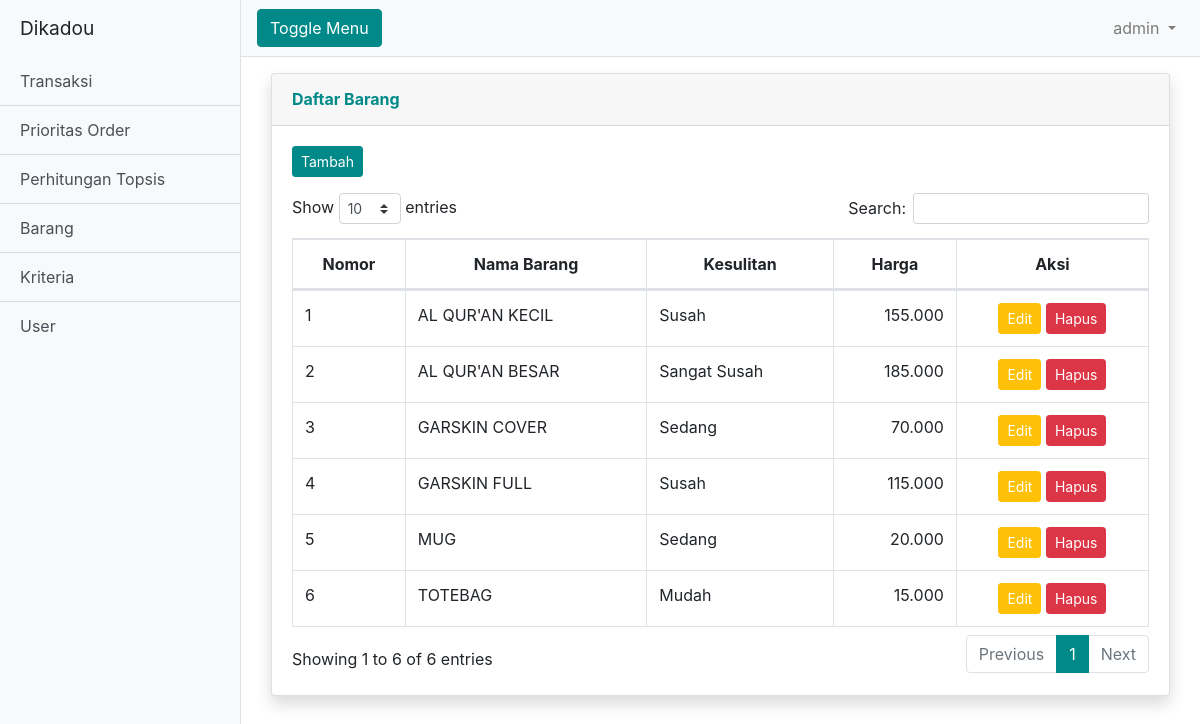
Screenshot of /admin.php?halaman=barang (signed in) with the database file from the repository.
### tables this page shows
CREATE TABLE `barang` (
  `id_barang` int(3) NOT NULL,
  `nama_barang` varchar(100) NOT NULL,
  `harga` int(9) NOT NULL,
  `tingkat_kesulitan` int(1) NOT NULL
);

### koneksi/function.php (called while the page is built, shortened)
<?php
    function rupiah($angka){
        $hasil_rupiah = number_format($angka,0,'.','.');
        return $hasil_rupiah;
    }
?>

### system/master/barang/tampil.php (the view, shortened to what this page needs)
<div class="container-fluid mt-3">
    <div class="row">
        <div class="col-md-12">
            <div class="row">
                <div class="col-md-12">
                    <div class="card shadow mb-4">
                        <div class="card-header py-3">
                            <h6 class="m-0 font-weight-bold text-primary">Daftar Barang</h6>
                        </div>
                        <div class="card-body">
                            <button type="button" class="btn btn-sm btn-primary mb-3" data-toggle="modal"
                                data-target=".bd-example-modal-lg-barang">Tambah</button>
                            <div class="table-responsive">
                                <table class="table table-bordered" id="dataTable" width="100%" cellspacing="0">
                                    <thead>
                                        <tr>
                                            <th class="text-center">Nomor</th>
                                            <th class="text-center">Nama Barang</th>
                                            <th class="text-center">Kesulitan</th>
                                            <th class="text-center">Harga</th>
                                            <th class="text-center">Aksi</th>
                                        </tr>
                                    </thead>
                                    <tbody>
                                    <?php
                                    $no = 1;
                                    $query = mysqli_query($koneksi, "SELECT * FROM barang ORDER BY id_barang ASC");
                                    foreach ($query as $data) :
                                        ?>
                                        <tr>
                                            <td><?php echo $no++ ?></td>
                                            <td><?php echo $data['nama_barang'] ?></td>
                                            <?php
                                            if($data['tingkat_kesulitan'] == "1")
                                            {
                                            ?>
                                                <td>Sangat Mudah</td>
                                            <?php
                                            }
                                            else if($data['tingkat_kesulitan'] == "2")
                                            {
                                            ?>
                                                <td>Mudah</td>
                                            <?php
                                            } else if($data['tingkat_kesulitan'] == "3")
                                            {
                                            ?>
                                                <td>Sedang</td>
                                            <?php
                                            }
                                            else if($data['tingkat_kesulitan'] == "4")
                                            {
                                            ?>
                                                <td>Susah</td>
                                            <?php
                                            }
                                            else if($data['tingkat_kesulitan'] == "5")
                                            {
                                            ?>
                                                <td>Sangat Susah</td>
                                            <?php
                                            }
                                            ?>
                                            <td class="text-right"><?php echo rupiah($data['harga']) ?></td>
                                            <td class="text-center">
                                                <a style="cursor:pointer" class="btn btn-sm btn-warning text-white" data-toggle="modal"
                                                        data-target="#modal-edit-barang<?= $data['id_barang'] ?>">Edit</a>
                                                <a onclick="return confirm('Yakin ingin menghapus data ?')" href="?halaman=barang&hapus_barang=<?= $data['id_barang'] ?>" class="btn btn-sm btn-danger">Hapus</a>
                                            </td>
                                        </tr>
                                    <?php endforeach; ?>
                                    </tbody>
                                </table>
                            </div>
                        </div>
                    </div>
                </div>
            </div>
        </div>
    </div>
</div>

### rows the page displays
barang: nama_barang "AL QUR'AN KECIL", tingkat_kesulitan "Susah", harga "155.000"
barang: nama_barang "AL QUR'AN BESAR", tingkat_kesulitan "Sangat Susah", harga "185.000"
barang: nama_barang "GARSKIN COVER", tingkat_kesulitan "Sedang", harga "70.000"
barang: nama_barang "GARSKIN FULL", tingkat_kesulitan "Susah", harga "115.000"
barang: nama_barang "MUG", tingkat_kesulitan "Sedang", harga "20.000"
barang: nama_barang "TOTEBAG", tingkat_kesulitan "Mudah", harga "15.000"

### other values shown
$_SESSION['username_user'] "admin"
